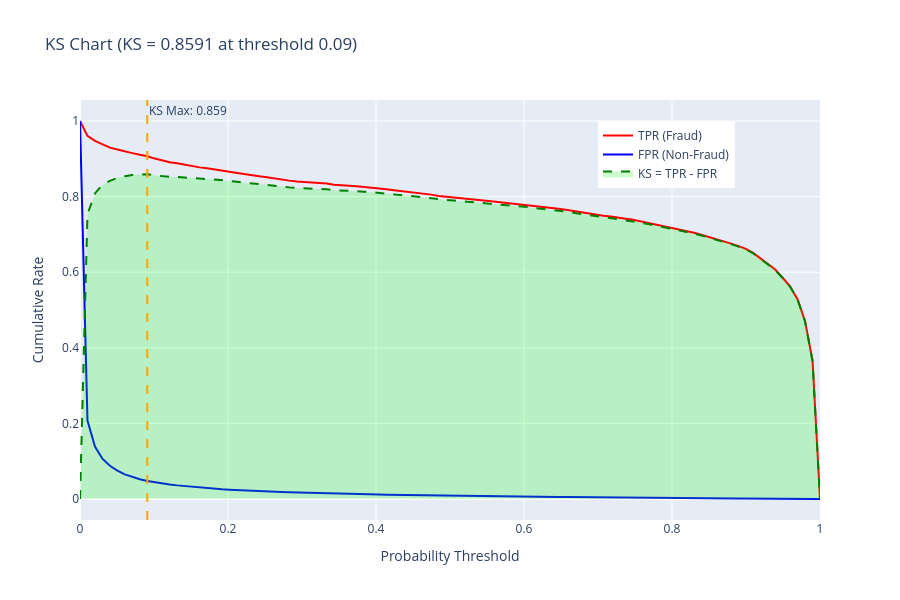

The cell this chart's notebook holds for it:
### Code cell
# KS Chart
fig = go.Figure()

# TPR (Cumulative % of Positives)
fig.add_trace(go.Scatter(
    x=ks_results['thresholds'],
    y=ks_results['tpr'],
    mode='lines',
    name='TPR (Fraud)',
    line=dict(color='red', width=2)
))

# FPR (Cumulative % of Negatives)
fig.add_trace(go.Scatter(
    x=ks_results['thresholds'],
    y=ks_results['fpr'],
    mode='lines',
    name='FPR (Non-Fraud)',
    line=dict(color='blue', width=2)
))

# KS area
fig.add_trace(go.Scatter(
    x=ks_results['thresholds'],
    y=ks_results['ks_values'],
    mode='lines',
    name='KS = TPR - FPR',
    line=dict(color='green', width=2, dash='dash'),
    fill='tozeroy',
    fillcolor='rgba(0,255,0,0.2)'
))

# Mark max KS point
fig.add_vline(x=ks_results['ks_threshold'], line_dash="dash", line_color="orange",
              annotation_text=f"KS Max: {ks_results['ks_statistic']:.3f}")

fig.update_layout(
    title=f"KS Chart (KS = {ks_results['ks_statistic']:.4f} at threshold {ks_results['ks_threshold']:.2f})",
    xaxis_title='Probability Threshold',
    yaxis_title='Cumulative Rate',
    width=900, height=600,
    legend=dict(x=0.7, y=0.95)
)

fig.show()
